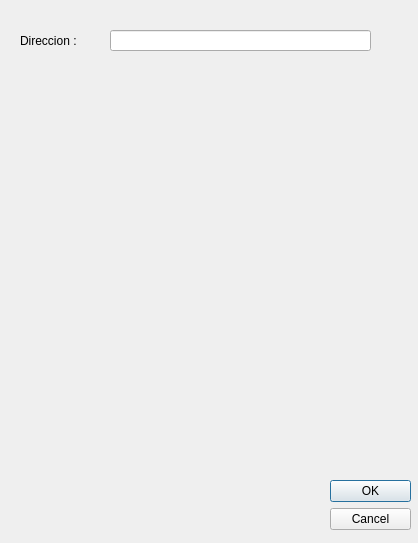
<?xml version="1.0" encoding="UTF-8"?>
<ui version="4.0">
 <class>Dialog</class>
 <widget class="QDialog" name="Dialog">
  <property name="geometry">
   <rect>
    <x>0</x>
    <y>0</y>
    <width>418</width>
    <height>543</height>
   </rect>
  </property>
  <property name="windowTitle">
   <string>Dialog</string>
  </property>
  <widget class="QDialogButtonBox" name="buttonBox">
   <property name="geometry">
    <rect>
     <x>330</x>
     <y>480</y>
     <width>81</width>
     <height>61</height>
    </rect>
   </property>
   <property name="orientation">
    <enum>Qt::Vertical</enum>
   </property>
   <property name="standardButtons">
    <set>QDialogButtonBox::Cancel|QDialogButtonBox::Ok</set>
   </property>
  </widget>
  <widget class="QLabel" name="label">
   <property name="geometry">
    <rect>
     <x>20</x>
     <y>30</y>
     <width>81</width>
     <height>21</height>
    </rect>
   </property>
   <property name="text">
    <string>Direccion :</string>
   </property>
  </widget>
  <widget class="QLineEdit" name="lineEdit">
   <property name="geometry">
    <rect>
     <x>110</x>
     <y>30</y>
     <width>261</width>
     <height>21</height>
    </rect>
   </property>
  </widget>
 </widget>
 <resources/>
 <connections>
  <connection>
   <sender>buttonBox</sender>
   <signal>accepted()</signal>
   <receiver>Dialog</receiver>
   <slot>accept()</slot>
   <hints>
    <hint type="sourcelabel">
     <x>248</x>
     <y>254</y>
    </hint>
    <hint type="destinationlabel">
     <x>157</x>
     <y>274</y>
    </hint>
   </hints>
  </connection>
  <connection>
   <sender>buttonBox</sender>
   <signal>rejected()</signal>
   <receiver>Dialog</receiver>
   <slot>reject()</slot>
   <hints>
    <hint type="sourcelabel">
     <x>316</x>
     <y>260</y>
    </hint>
    <hint type="destinationlabel">
     <x>286</x>
     <y>274</y>
    </hint>
   </hints>
  </connection>
 </connections>
</ui>
